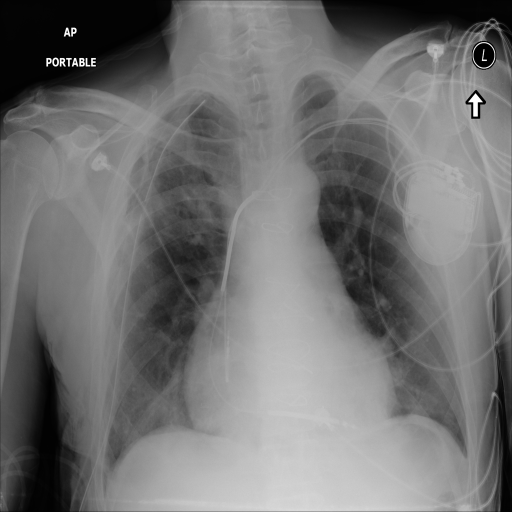
#> input picture backend/tests/dataset/Test/chest_test1.jpg, 1024 x 1024 px, found by its file name (shown at 1/2 size)
$ python detect_marker.py
#> lines starting #> are read from the running program, lines starting #| are printed output that depends on the picture; after the words box and inside, x2 and y2 are one past the last pixel; in counts of white or black regions, pixels touching at a corner belong together
#> further down, xray_image is the input picture: shape (1024, 1024, 3); min 0, max 255, mean 114.1
import cv2
import numpy as np
import pytesseract

# -----------------------
# Set Tesseract path
# -----------------------
pytesseract.pytesseract.tesseract_cmd = r"C:\Program Files\Tesseract-OCR\tesseract.exe"

# -----------------------
# OCR function for a cropped marker
# -----------------------
def recognize_marker_letter(crop):
    """
    Recognize 'L' or 'R' in a cropped marker region,
    handling inversion, rotation, and flips.
    """
    if crop is None or crop.size == 0:
        return None

    # Convert to grayscale if needed
    if len(crop.shape) == 3:
        crop = cv2.cvtColor(crop, cv2.COLOR_BGR2GRAY)

    # Invert colors (white text on black background)
    crop = cv2.bitwise_not(crop)

    # Resize to improve OCR accuracy
    crop = cv2.resize(crop, None, fx=2, fy=2, interpolation=cv2.INTER_CUBIC)

    # Try all flips and rotations
    transformations = [
        crop,
        cv2.flip(crop, 1),
        cv2.flip(crop, 0),
        cv2.flip(crop, -1)
    ]

    for img in transformations:
        for angle in [0, 90, 180, 270]:
            if angle != 0:
                M = cv2.getRotationMatrix2D((img.shape[1]//2, img.shape[0]//2), angle, 1)
                rotated = cv2.warpAffine(img, M, (img.shape[1], img.shape[0]))
            else:
                rotated = img

            # Threshold to clean noise
            _, thresh = cv2.threshold(rotated, 128, 255, cv2.THRESH_BINARY | cv2.THRESH_OTSU)

            # OCR: single character, whitelist L and R
            text = pytesseract.image_to_string(
                thresh,
                config='--psm 10 -c tessedit_char_whitelist=LR'
            ).strip().upper()

            if text in ["L", "R"]:
                return text

    return None

# -----------------------
# Marker detection function
# -----------------------
def detect_markers(xray_image, min_area=50, max_area=2000):
    """
    Detect bright blobs in the X-ray image that could be markers.
    Returns list of (x, y, w, h, letter)
    """
#> called with min_area = 50, max_area = 2000
    gray = cv2.cvtColor(xray_image, cv2.COLOR_BGR2GRAY)

    # Threshold bright regions (adjust 200 if needed)
    _, thresh = cv2.threshold(gray, 200, 255, cv2.THRESH_BINARY)
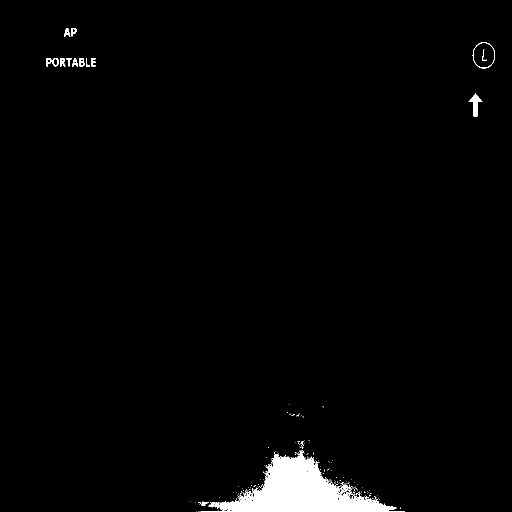
#> thresh: shape (1024, 1024) (shown at 1/2 size); 2% white; 203 white regions (187 under 20 px)

    # Find contours of bright regions
    contours, _ = cv2.findContours(thresh, cv2.RETR_EXTERNAL, cv2.CHAIN_APPROX_SIMPLE)
#> contours = 201 contours, 187 with area under 20; largest, box (x1, y1, x2, y2) and area: (401, 900, 810, 1023) 18694, (945, 85, 990, 137) 1788, (937, 187, 965, 233) 420, (105, 116, 118, 133) 153, (159, 116, 169, 133) 130

    detected_markers = []

    for cnt in contours:
        x, y, w, h = cv2.boundingRect(cnt)
        area = w*h
        if min_area < area < max_area:
            crop = gray[y:y+h, x:x+w]
            letter = recognize_marker_letter(crop)
            if letter:
                detected_markers.append((x, y, w, h, letter))
#> this loop made 9 passes
#> (x, y, w, h, area) on pass 9: (396, 1003, 22, 9, 198)
#> after the loop, detected_markers = []

    return detected_markers

# -----------------------
# Example usage
# -----------------------
if __name__ == "__main__":
    xray_image = cv2.imread(r"C:\Users\Keith Chin\Radiography Project\backend\tests\dataset\Test\chest_test1.jpg")
    if xray_image is None:
        raise FileNotFoundError("X-ray image not found. Check path!")

#> (the run stopped early here; a loop or call above may not have finished)

$ run again, with backend/tests/dataset/Test/chest_test2.jpg copied over backend/tests/dataset/Test/chest_test1.jpg
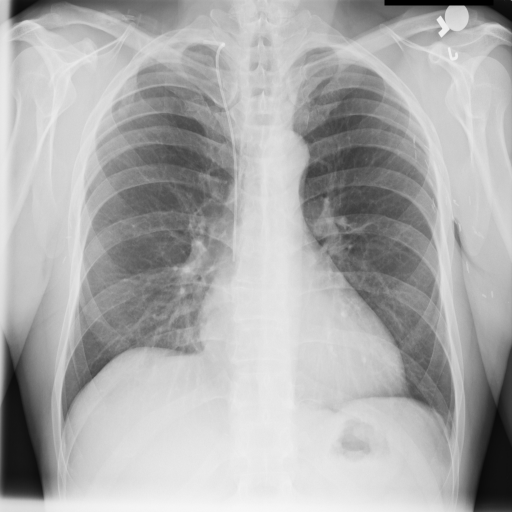
#> input picture backend/tests/dataset/Test/chest_test2.jpg, 1024 x 1024 px, found by its file name (shown at 1/2 size)
#> xray_image is the input picture: shape (1024, 1024, 3); min 0, max 247, mean 172.5
#> in detect_markers, `_, thresh = cv2.threshold(gray, 200, 255, cv2.THRESH_BINARY)`:
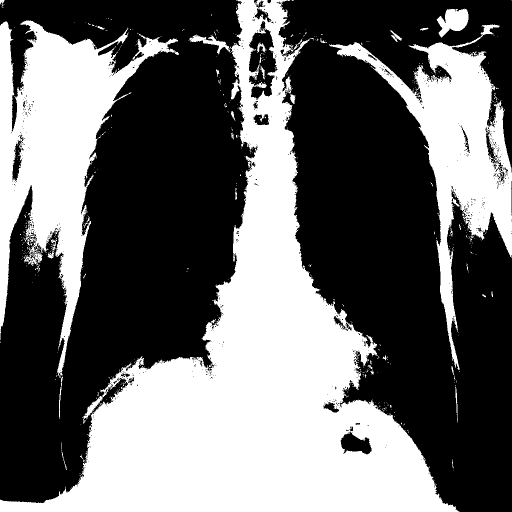
#> thresh: shape (1024, 1024) (shown at 1/2 size); 41.6% white; 626 white regions (590 under 20 px)
#> contours = 561 contours, 539 with area under 20; largest, box (x1, y1, x2, y2) and area: (0, 0, 919, 1024) 288416, (0, 41, 358, 751) 87347, (658, 49, 1024, 740) 60382, (873, 17, 937, 75) 2133, (378, 69, 462, 109) 769
#> the loop in detect_markers, `for cnt in contours:` made 10 passes
#> (x, y, w, h, area) on pass 10: (904, 919, 3, 18, 54)
#> after the loop in detect_markers, `for cnt in contours:`: detected_markers = []

$ run again, with backend/tests/dataset/Test/chest_test3.jpg copied over backend/tests/dataset/Test/chest_test1.jpg
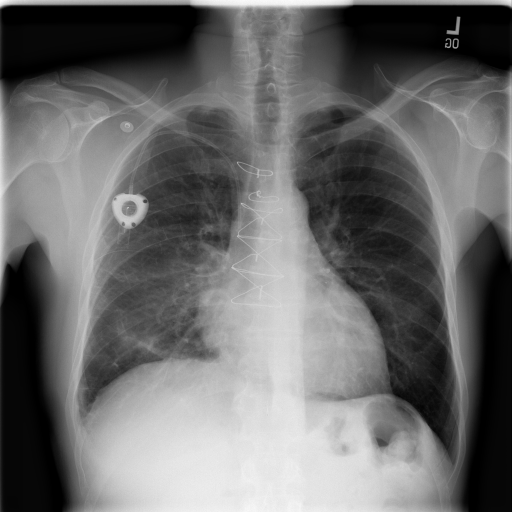
#> input picture backend/tests/dataset/Test/chest_test3.jpg, 1024 x 1024 px, found by its file name (shown at 1/2 size)
#> xray_image is the input picture: shape (1024, 1024, 3); min 0, max 255, mean 107.1
#> in detect_markers, `_, thresh = cv2.threshold(gray, 200, 255, cv2.THRESH_BINARY)`:
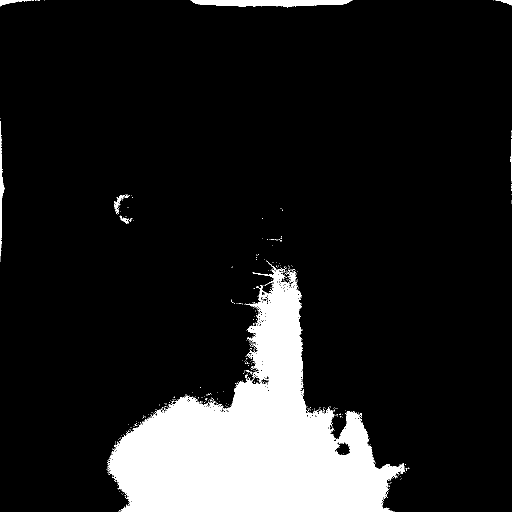
#> thresh: shape (1024, 1024) (shown at 1/2 size); 12.6% white; 448 white regions (439 under 20 px)
#> contours = 444 contours, 437 with area under 20; largest, box (x1, y1, x2, y2) and area: (214, 521, 810, 1024) 126470, (381, 0, 705, 15) 3106, (0, 242, 9, 513) 662, (0, 0, 62, 13) 246, (228, 389, 260, 428) 165, (991, 0, 1023, 11) 114, (239, 432, 258, 448) 72
#> the loop in detect_markers, `for cnt in contours:` made 148 passes
#> (x, y, w, h, area) on pass 148: (321, 815, 11, 6, 66)
#> after the loop in detect_markers, `for cnt in contours:`: detected_markers = []

$ run again, with backend/tests/dataset/Test/chest_test4.jpg copied over backend/tests/dataset/Test/chest_test1.jpg
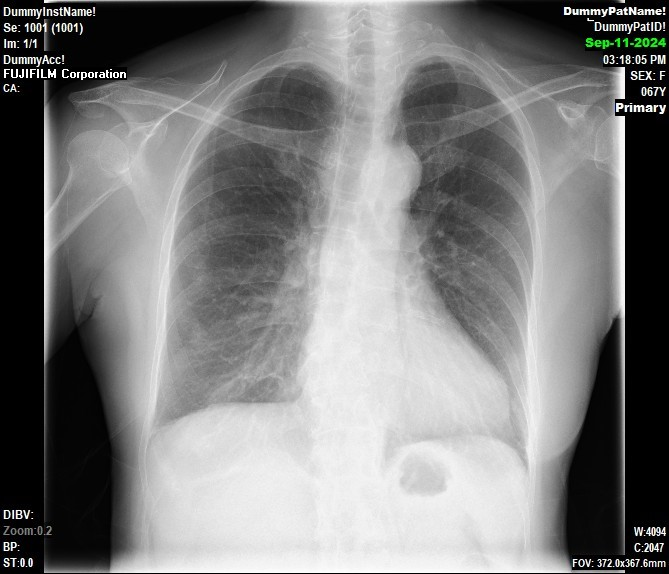
#> input picture backend/tests/dataset/Test/chest_test4.jpg, 669 x 574 px, found by its file name
#> xray_image is the input picture: shape (574, 669, 3); mean B, G, R 125.9, 126.1, 125.9
#> in detect_markers, `_, thresh = cv2.threshold(gray, 200, 255, cv2.THRESH_BINARY)`:
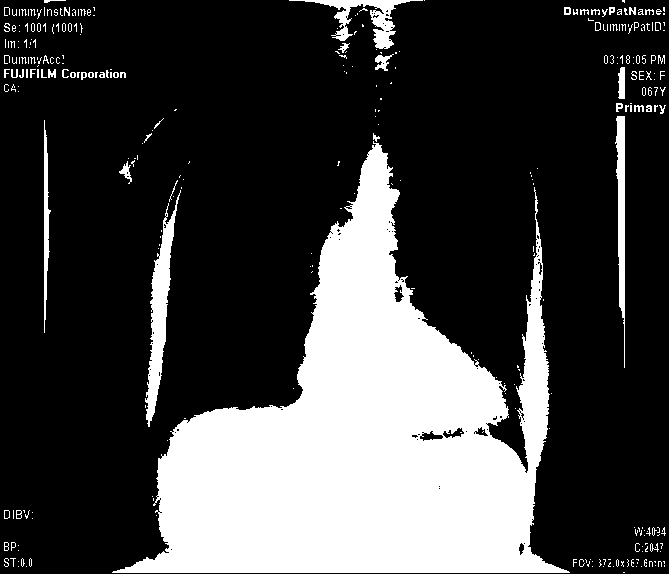
#> thresh: shape (574, 669); 25.9% white; 310 white regions (253 under 20 px)
#> contours = 308 contours, 276 with area under 20; largest, box (x1, y1, x2, y2) and area: (112, 141, 570, 573) 88564, (145, 190, 181, 427) 2422, (289, 0, 423, 49) 1360, (615, 116, 625, 368) 1199, (44, 120, 51, 333) 528
#> the loop in detect_markers, `for cnt in contours:` made 35 passes
#> (x, y, w, h, area) on passes 14, 16, 21, 23, 25, 28, 31, 32: (658, 561, 4, 6, 24), (649, 561, 4, 6, 24), (644, 559, 3, 8, 24), (631, 559, 3, 8, 24), (616, 559, 3, 8, 24), (599, 559, 3, 8, 24), (579, 559, 6, 8, 48), (573, 559, 4, 8, 32)
#> after the loop in detect_markers, `for cnt in contours:`: detected_markers = []
